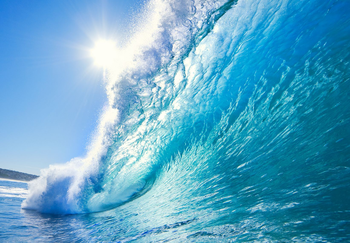
#> input picture wave.png, 350 x 243 px, found by its file name
$ python quiz_test.py
#> lines starting #> are read from the running program, lines starting #| are printed output that depends on the picture
import cv2
import numpy as np
from matplotlib import pyplot as plt

img = cv2.imread("wave.png")
#> img is the input picture: shape (243, 350, 3); mean B, G, R 199.1, 166.5, 93.5

gray = cv2.cvtColor(img,cv2.COLOR_BGR2GRAY)
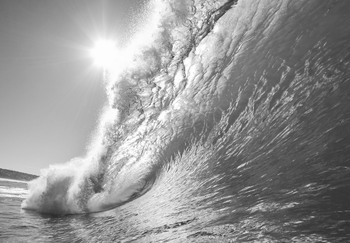
#> gray: shape (243, 350); min 45, max 255, mean 148.4
cv2.imshow("Gray",gray)

hist = cv2.calcHist([gray],[0],None, [256],[0,256])
#> hist = 256 values, max 937 at index 181, min 0 at index 0, mean 332.2

plt.plot(hist)
plt.title("GrayScale")
plt.xlabel("Bins")
plt.ylabel("# Pixels")
plt.xlim([0, 256])
plt.show()
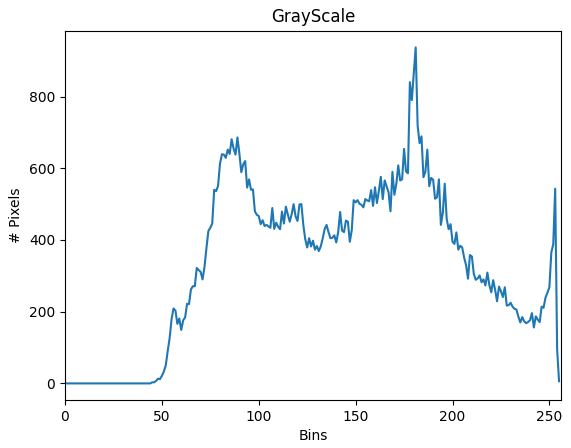
#> figure drawn by matplotlib, 1 panel; curve peaks at x = 181, y = 937
